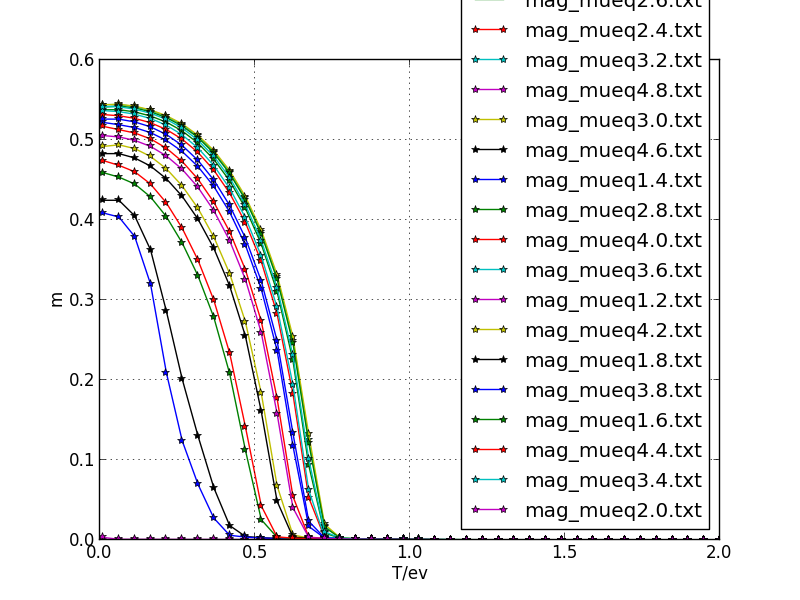

The Python source for this figure:
#!/usr/bin/env python
from scipy import *
import glob
from pylab import *



if __name__=="__main__":
	f=glob.glob("mag_mueq*")
	for fname in f:
	    data=loadtxt(fname).transpose()
	    plot(data[0],data[1],"*-",label=fname)
	    legend(loc=0)
	    if fname==f[-1]: 
	       xlabel("T/ev")
	       ylabel("m")
	       grid()
	       savefig("mag_mu.png")
